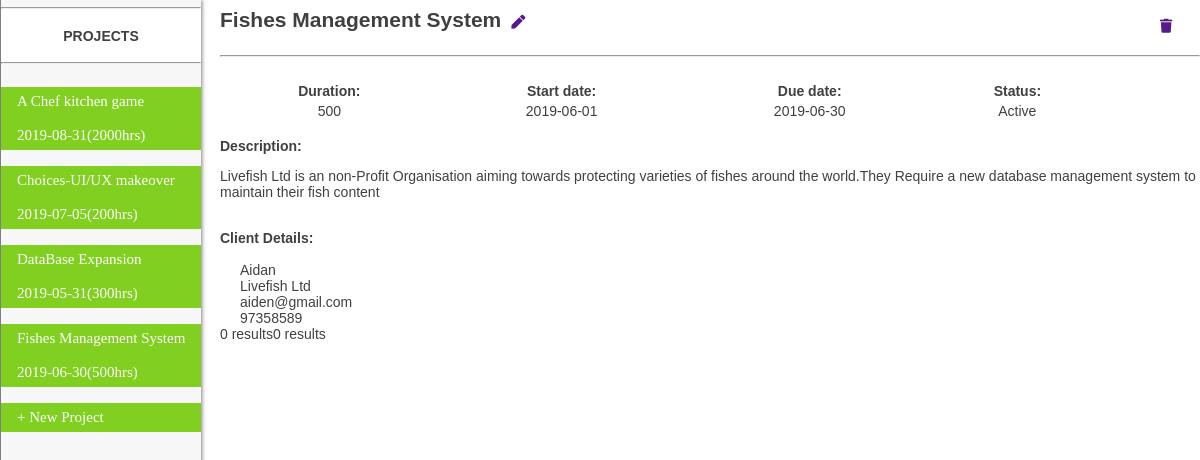
The app's page /projectshow.php with its own data.
### tables this page shows
CREATE TABLE `project_info` (
  `name` varchar(50) NOT NULL,
  `client_name` varchar(50) NOT NULL,
  `org_name` varchar(50) NOT NULL,
  `mail` varchar(50) NOT NULL,
  `contact` varchar(50) NOT NULL,
  `status` varchar(10) NOT NULL,
  `start` date NOT NULL,
  `end` date NOT NULL,
  `est_hours` int(11) NOT NULL,
  `description` text NOT NULL
);

### projectshow.php (the view, shortened to what this page needs)
<!DOCTYPE html>
<html>
<head>
  <link rel="stylesheet" href="https://use.fontawesome.com/releases/v5.7.0/css/all.css">
  <link rel="stylesheet" type="text/css" href="projectdesign.css">
</head>
<body>
<div class="sidebar">
 <div style="background-color: #ffffff;"><hr><h4><center>PROJECTS</center> </h4><hr></div><br>
<?php
$conn = new mysqli("localhost","root","","timesheet");
$sql = "SELECT name,end,est_hours FROM project_info";
$result = $conn->query($sql);
if ($result->num_rows > 0) {
    while($row = $result->fetch_assoc()) {
    	$name=$row["name"];
    	$end=$row["end"];
    	$est=$row["est_hours"];
      echo " <button type=\"button\" id='".$name."' onClick=\"edit_click(this.id)\">".$name."<br><br>".$end."(".$est."hrs)</button><br>";
    }
}
?>
<button id="myBtn">+ New Project</button>
</div>
<div id="content" >
<?php
$conn = new mysqli("localhost","root","","timesheet");
$sql = "SELECT name FROM project_info LIMIT 1";
$result = $conn->query($sql);
$row = $result->fetch_assoc();
isset($_GET['name'])?$i=$_GET['name']:$i=$row["name"];
echo "<h2 style='display:inline; margin-top:15px;'>$i</h2><a href='' style='display:inline;'><i class=\"fas fa-pen\"></i></a><a href='' style='display:inline; float:right; width:30px;height30px;'><i class=\"fas fa-trash\"></i></a><br><br><hr><br>";
$sql = "SELECT * FROM project_info WHERE name='$i'";
$result = $conn->query($sql);
if ($result->num_rows > 0) {
    while($row = $result->fetch_assoc()) {
    	$end=$row["end"];
    	$est=$row["est_hours"];
        $client_name=$row["client_name"];
        $org_name=$row["org_name"];
        $mail=$row["mail"];
        $contact=$row["contact"];
        $status=$row["status"];
        $start=$row["start"];
        $description=$row["description"];
       echo "<table><tr><th>Duration:</th><th>Start date:</th><th>Due date:</th><th>Status:</th></tr><tr><td>$est</td><td>$start</td><td>$end</td><td>$status</td></tr></table>";
       echo "<br><div><b>Description:</b><p>$description</p></div><br>";
       echo "<b>Client Details:</b>";
       echo "<div id='cusdeet'><br>$client_name<br>$org_name<br>$mail<br>$contact</div>";
    }
} else {
    echo "0 results";
}
$sql = "SELECT task,estimated FROM assignment WHERE project_name='$i'";
$result = $conn->query($sql);
if ($result->num_rows > 0) {
      echo "<br><br><div><b>Estimation Details:</b><br><div>";
       $sum=0;
      while($row = $result->fetch_assoc()) {
        $task=$row["task"];
        $estimated=$row["estimated"];
       $sum+=$estimated;
       echo "<button class='estim'>$task($estimated hrs)</button>";
      }
      echo "</div><br><p style='color:grey; margin-left:20px; margin-top:0px'>Detailed Estimation Total:".$sum." hrs</p>";
      echo "</div><br>";
} else {
    echo "0 results";
}
$sql = "SELECT emp_name,estimated FROM assignment WHERE project_name='$i'";
$result = $conn->query($sql);
if ($result->num_rows > 0) {
      echo "<div>";
       $sum=0;
      while($row = $result->fetch_assoc()) {
        $emp_name=$row["emp_name"];
        $estimated=$row["estimated"];
       $sum+=$estimated;
       echo "<button class='estim'>$emp_name($estimated hrs)</button>";
      }
      echo "</div><br><p style='color: grey; margin-left:20px; margin-top:0px'>People Estimation Total:".$sum." hrs</p>";
} else {
    echo "0 results";
}
?>
</div>
</body>
</html>

### projectdesign.css (style rules this page uses)
.sidebar { height: 100%; width: 200px; position: fixed; z-index: 1; top: 0; left: 0px; background-color: #f7f7f7; overflow-x: hidden; margin-top: 0px; border-left: 1px solid grey; box-shadow: 1px 0px 4px rgba(0, 0, 0, .5); }
button { padding: 6px 8px 6px 16px; font-size: 15px; font-family:times new roman; display: block; border: none; border-bottom: #00cc00; color:#ffffff; outline: none; background:#81CF20; width:100%; text-align: left; cursor: pointer; }
table { border: none; width:90%; }
tr { text-align: center; }
#content { padding-left: 20px; padding-right: 20px; border:none; margin-left:192px; margin-top:0px; margin-bottom:-10px; height:595px; width:980px; }
#cusdeet { margin-left: 20px; border: 1px; }
a { margin:10px; text-decoration: none; }

### projectshow.php (style rules this page uses)
body { font-family: Arial, Helvetica, sans-serif; font-size: 14px; color:#404040; overflow-x:hidden; }

### records on screen
project_info: name "A Chef kitchen game", end "2019-08-31", est_hours "2000"
project_info: name "Choices-UI/UX makeover", end "2019-07-05", est_hours "200"
project_info: name "DataBase Expansion", end "2019-05-31", est_hours "300"
project_info: name "Fishes Management System", end "2019-06-30", est_hours "500", start "2019-06-01", status "Active", description "Livefish Ltd is an non-Profit Organisation aiming towards protecting varieties of fishes around the world.They Require a new database management system to maintain their fish content", client_name "Aidan", org_name "Livefish Ltd", mail "aiden@gmail.com", contact "97358589"
